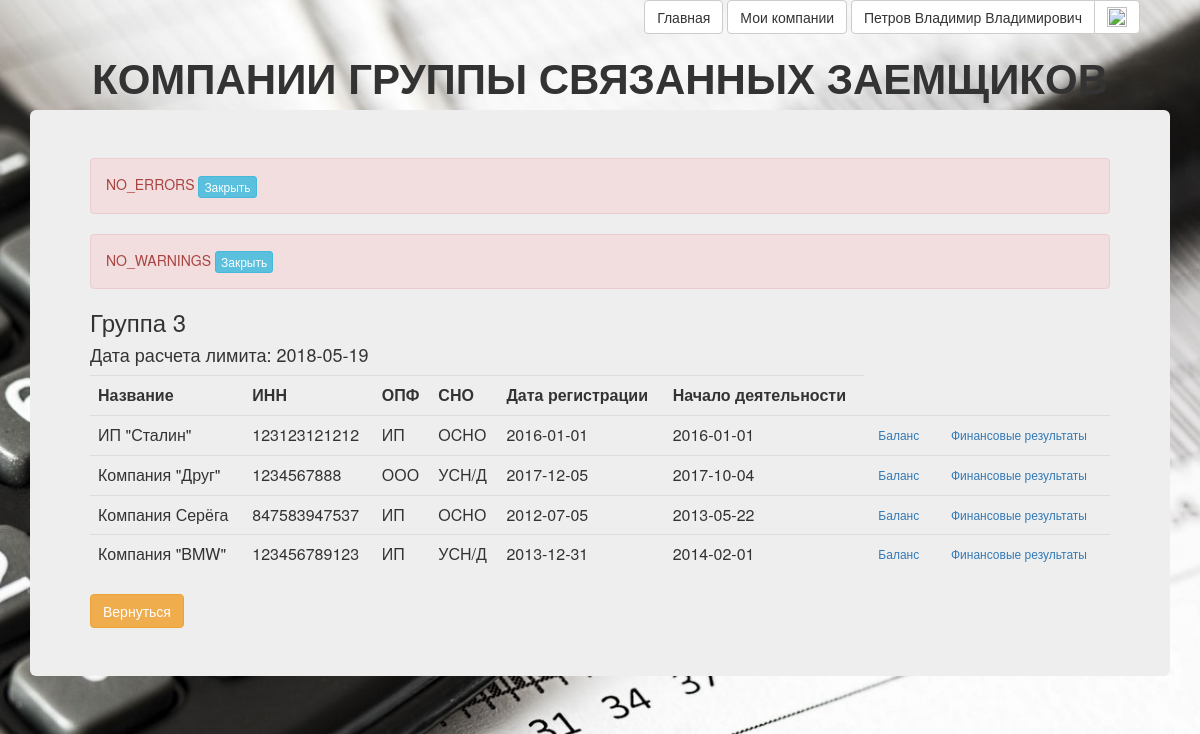
The app's page /cred_limit/finance_company_list.php?GSZ_Id=3 (signed in) with its own data.
### tables this page shows
CREATE TABLE `users` (
  `id` bigint(20) UNSIGNED NOT NULL,
  `email` char(64) NOT NULL,
  `nickname` char(64) NOT NULL,
  `password` char(225) NOT NULL,
  `fullname` char(100) DEFAULT NULL,
  `newsletter` tinyint(1) DEFAULT NULL,
  `status_active` tinyint(1) NOT NULL
);

CREATE TABLE `gsz` (
  `Id` tinyint(2) UNSIGNED NOT NULL,
  `User_Id` bigint(20) UNSIGNED NOT NULL,
  `Brief_Name` char(30) DEFAULT NULL,
  `Full_Name` char(150) DEFAULT NULL
);

CREATE TABLE `calc_limit_dates` (
  `Id` tinyint(2) NOT NULL,
  `Date_calc_limit` date NOT NULL,
  `GSZ_Id` tinyint(2) UNSIGNED NOT NULL
);

CREATE TABLE `company` (
  `Id` int(10) UNSIGNED NOT NULL,
  `INN` bigint(20) UNSIGNED NOT NULL,
  `GSZ_Id` tinyint(2) UNSIGNED NOT NULL,
  `User_Id` bigint(20) UNSIGNED NOT NULL,
  `Name` char(150) NOT NULL,
  `OPF_Id` tinyint(2) UNSIGNED NOT NULL,
  `SNO_Id` tinyint(2) UNSIGNED NOT NULL,
  `Date_Registr` date DEFAULT NULL,
  `Date_Begin_Work` date DEFAULT NULL
);

CREATE TABLE `opf` (
  `Id` tinyint(2) UNSIGNED NOT NULL,
  `Brief_Name` varchar(10) NOT NULL,
  `Full_Name` varchar(100) NOT NULL,
  `INN_Length` tinyint(2) UNSIGNED NOT NULL,
  `Is_Corporation` tinyint(1) NOT NULL DEFAULT '1' COMMENT 'Признак того, что компания является организацией (не ИП). У ИП=0, у других = 1.'
);

CREATE TABLE `sno` (
  `Id` tinyint(2) UNSIGNED NOT NULL,
  `Brief_Name` varchar(10) NOT NULL,
  `Full_Name` varchar(100) NOT NULL,
  `Cred_Limit_Affect` tinyint(1) NOT NULL DEFAULT '1'
);

### registration/lib/common.php (called while the page is built, shortened)
<?php
function get_current_user_id()
{
	return $_SESSION['user_id'];
}
function db_user_find_by_id($dbh, $id)
{
	$query = 'SELECT * FROM users WHERE id=?';
	$stmt = mysqli_prepare($dbh, $query);
	mysqli_stmt_bind_param($stmt, 's', $id);
	if (mysqli_stmt_execute($stmt) === false)
		db_handle_error($dbh);
	$qr = mysqli_stmt_get_result($stmt);
	$result = mysqli_fetch_assoc($qr);
	return $result;
}

### cred_limit/script/cred_limit_scripts.php (called while the page is built, shortened)
<?php
require_once($_SERVER['DOCUMENT_ROOT'].'/script/app_config.php');
class GSZ_Item
{
	function __construct($id)
	{
		$query = "SELECT `Brief_Name`, `Full_Name` FROM GSZ WHERE `Id`={$id}";
		$row = getRow($query);
		$this->Brief_Name = htmlspecialchars($row['Brief_Name']);
		$query = "SELECT min(`Date_Begin_Work`) FROM `company` WHERE `GSZ_Id`={$id}";
		$Date_Begin_Work = getCell($query);
		$query = "SELECT COUNT(*) FROM `company` WHERE `GSZ_Id`={$id}";
		$NumberCompany = getCell($query);
		$query = "SELECT `Id`, `Date_calc_limit` FROM `calc_limit_dates` WHERE `GSZ_Id`={$id}";
		$result_array = getRow($query);
		$Date_calc_limit = $result_array['Date_calc_limit'];
		$this->Date_calc_limit = (is_null($Date_calc_limit) ? "" : $Date_calc_limit);
	}
}
function get_company_set($GSZ_Id)
{
	$query = "SELECT \n"
    . " `A`.`Id` AS `Id`, \n"
    . " `A`.`Name` AS `Name`, \n"
    . " `A`.`INN` AS `INN`, \n"
    . " `B`.`Brief_Name` AS `OPF`, \n"
    . " `C`.`Brief_Name` AS `SNO`, \n"
    . " `A`.`Date_Registr`, \n"
    . " `A`.`Date_Begin_Work`,\n"
    . " `B`.`Is_Corporation`\n"
    . "FROM \n"
    . " `Company` `A`, \n"
    . " `OPF` `B`, \n"
    . " `SNO` `C` \n"
    . "WHERE \n"
    . " (`A`.`GSZ_Id` = {$GSZ_Id}) \n"
    . " AND (`A`.`OPF_Id` = `B`.`Id`) \n"
    . " AND (`A`.`SNO_Id` = `C`.`Id`)"
	. " AND (`User_Id`=".get_current_user_id().")";
	$company_set = getTable($query);
	return $company_set;
}
function get_error_message()
{
	if (isset($_GET['error']))
		return (ERROR_MESSAGE_PREFIX . '<strong>'.htmlspecialchars(urldecode($_GET['error'])).'.</strong>');
	else
		return NO_ERRORS_MESSAGE;
}
function get_warning_message()
{
	if (isset($_GET['warning']))
		return ('<strong>'.htmlspecialchars(htmlspecialchars_decode(urldecode($_GET['warning']))).'.</strong>');
	else
		return NO_WARNINGS_MESSAGE;
}

### script/finansist_scripts.php (called while the page is built, shortened)
<?php
require_once $_SERVER['DOCUMENT_ROOT'].'/registration/lib/common.php';
function xss($data)
{
    if (is_array($data))
    {
        $escaped = array();
        foreach ($data as $key => $value)
        {
            $escaped[$key] = xss($value);
        }
        return $escaped;
    }
    return trim(htmlspecialchars($data));
}
function getCell($query)
{
    global $mysqli;
    $result_set = $mysqli->query($query);
    $arr = array_values($result_set->fetch_assoc());
    return $arr[0];
}
function getRow($query)
{
    global $mysqli;
    $result_set = $mysqli->query($query);
    $row = $result_set->fetch_assoc();
    return $row;
}
function getTable($query)
{
    global $mysqli;
    $result_set = $mysqli->query($query);
    $result = array();
    while (($row = $result_set->fetch_assoc()) !=false)
    {
        $result[]=$row;
    }
    return $result;
}
?>

### script/app_config.php (called while the page is built, shortened)
<?php
require_once 'finansist_scripts.php';
$get = xss($_GET);

### cred_limit/finance_company_list.php (the view, shortened to what this page needs)
<?php
	require_once('./script/cred_limit_scripts.php');
	include_once ($_SERVER['DOCUMENT_ROOT'].'\registration\header_login.php');
	$GSZ_item = new GSZ_item($get["GSZ_Id"]);
	$company_set = get_company_set($get["GSZ_Id"]);
	$error_message = get_error_message();
	$warning_message = get_warning_message();
?>
<!DOCTYPE html>
<html>
<head>
	<link href="/css/bootstrap.min.css" rel="stylesheet"/>
	<link href="/css/style.css" rel="stylesheet"/>
</head>
<body>
	<div class="container">
		<header>
			<h2 class="text-center">КОМПАНИИ ГРУППЫ СВЯЗАННЫХ ЗАЕМЩИКОВ</h2>
		</header>
		<div class="jumbotron">
			<div id="error_message_div" class="alert alert-danger" role="alert">
				<span id="error_message"><?=$error_message?></span>
				<button id="btnError_message" type="button" class="btn btn-info btn-xs">Закрыть</button>
			</div>
			<div id="warning_message_div" class="alert alert-danger" role="alert">
				<span id="warning_message"><?=$warning_message?></span>
				<button id="btnWarning_message" type="button" class="btn btn-info btn-xs">Закрыть</button>
			</div>
            <h3><?=$GSZ_item->Brief_Name?></h3>
            <h4>Дата расчета лимита: <?=$GSZ_item->Date_calc_limit?></h4>
			<table class="table">
				<tr>
					<th>Название</th><th>ИНН</th><th>ОПФ</th><th>СНО</th><th>Дата регистрации</th><th>Начало деятельности</th>
				</tr>
				<?php
				foreach ($company_set as $company) { ?>
				<tr>
					<td><?=$company['Name']?></td><td><?=$company['INN']?></td><td><?=$company['OPF']?></td><td><?=$company['SNO']?></td>
					<td><?=$company['Date_Registr']?></td><td><?=$company['Date_Begin_Work']?></td>
					<td><a class="btn btn-link btn-xs" href="<?=HTML_PATH_BALANCE_DATES?>?Company_Id=<?=$company['Id']?>">Баланс</a></td>
					<td><a class="btn btn-link btn-xs" href="<?=$company['Is_Corporation'] ? HTML_PATH_FINANCE_CORPORATION_FORM : HTML_PATH_FINANCE_IP_FORM?>?Company_Id=<?=$company['Id']?>">Финансовые результаты</a></td>
				</tr>
				<?php
				}
				?>
			</table>
			<a class="btn btn-warning" href="<?=HTML_PATH_FINANCE_GSZ_LIST_FORM?>">Вернуться</a>
		</div>
	</div>
</body>
</html>

### registration/header_login.php (shortened to what this page needs)
<?php
$dbh = db_connect();
$current_user = db_user_find_by_id($dbh, get_current_user_id());
?>
<html>
<div align="right" style="margin-right:5%" class="wrapper">
		<?php if ($current_user): ?>
			<a href="../" class="btn btn-default">Главная</a>
			<a href="../registration\users_company.php" class="btn btn-default">Мои компании</a>
			<div class="btn-group">
			  <a href="../registration/users_setting.php" title="Настройки профиля" class="btn btn-default"><?= $current_user['fullname'] ?></a>
			  <a href="../registration/logout.php" title="Выход" class="btn btn-default"><img width="20" height="20" src="../img/Out.png"></a>
			</div>
		<?php endif; ?>
</div>
</html>

### css/style.css (style rules this page uses)
body { background-image: url(../img/bg.jpg); height: 100%; background-repeat: no-repeat; background-size: cover; }
h2 { font-size: 42px; font-style: normal; font-weight: 700; text-transform: uppercase; }
table { border-spacing: 0px 10px; margin-bottom: 20px; }
td, th { padding-left: 10px; padding-right: 10px; vertical-align: top; word-wrap:break-word; }
.jumbotron { text-align: left; }

### records on screen
users: fullname "Петров Владимир Владимирович"
gsz: Brief_Name "Группа 3"
calc_limit_dates: Date_calc_limit "2018-05-19"
company: Name "ИП \"Сталин\"", INN "123123121212", OPF_Id.Brief_Name "ИП", SNO_Id.Brief_Name "OCНО", Date_Registr "2016-01-01", Date_Begin_Work "2016-01-01"
company: Name "Компания \"Друг\"", INN "1234567888", OPF_Id.Brief_Name "ООО", SNO_Id.Brief_Name "УСН/Д", Date_Registr "2017-12-05", Date_Begin_Work "2017-10-04"
company: Name "Компания Серёга", INN "847583947537", OPF_Id.Brief_Name "ИП", SNO_Id.Brief_Name "OCНО", Date_Registr "2012-07-05", Date_Begin_Work "2013-05-22"
company: Name "Компания \"BMW\"", INN "123456789123", OPF_Id.Brief_Name "ИП", SNO_Id.Brief_Name "УСН/Д", Date_Registr "2013-12-31", Date_Begin_Work "2014-02-01"

### other values on screen
$error_message "NO_ERRORS"
$warning_message "NO_WARNINGS"
